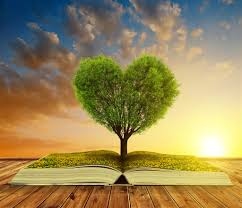
#> input picture download.jpeg, 242 x 208 px
$ python 0000.py
#> lines starting #> are read from the running program, lines starting #| are printed output that depends on the picture
#coding=utf-8

from PIL import Image, ImageDraw,ImageFont
import random

msgNum = str(random.randint(1,99))

# Read image
im = Image.open('download.jpeg')
#> im is the input picture: PIL image 242x208 RGB; mean R, G, B 153, 136.5, 89.5
w,h = im.size
#> w = 242; h = 208
wDraw = 0.8 * w
#> wDraw = 193.6
hDraw = 0.08 * w
#> hDraw = 19.36

# Draw image
font = ImageFont.truetype('/Macintosh HD/System/Library/Fonts/Symbol.ttf',36)
draw = ImageDraw.Draw(im)
draw.text((wDraw,hDraw), msgNum, font=font, fill = (255,33,33))

#save image
im.save(('ljlx_msg.jpeg'),'jpeg')
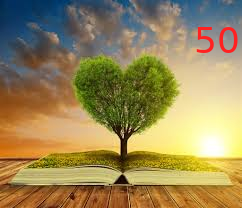
#> saved as ljlx_msg.jpeg: PIL image 242x208 RGB; mean R, G, B 153.8, 135.6, 88.7
